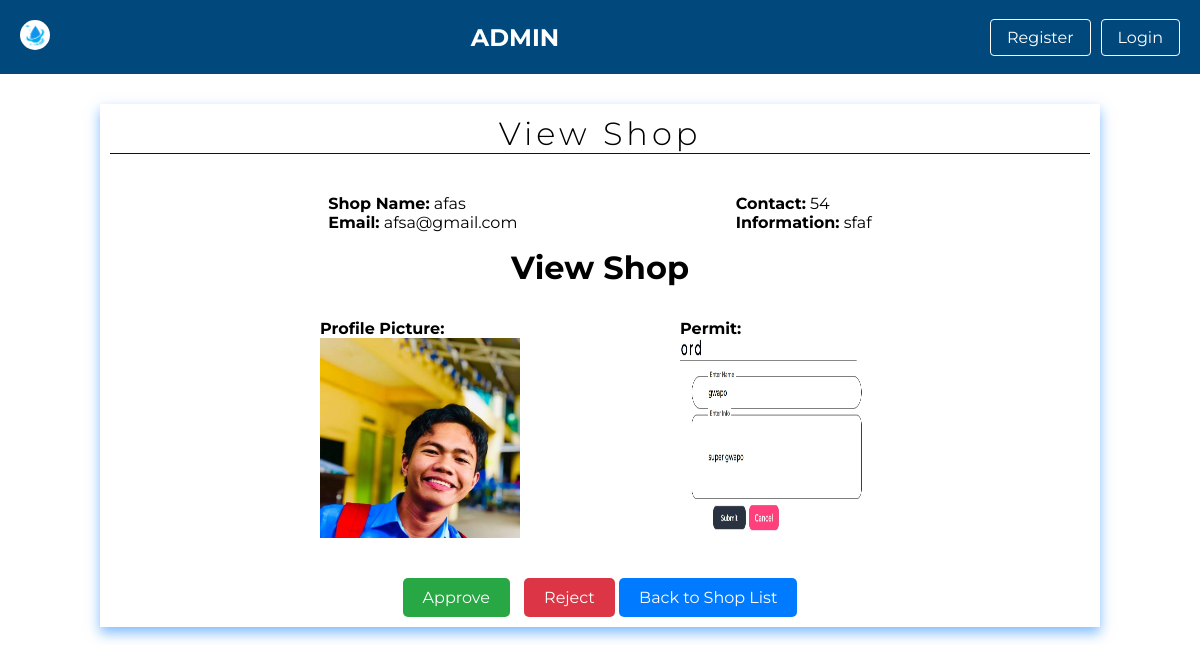
/Admin/ViewShop.php?id=2 (signed in), run on the app's committed database.
### tables this page shows
CREATE TABLE `shopinfo` (
  `id` int(11) NOT NULL,
  `name` varchar(50) NOT NULL,
  `profilePic` varchar(100) NOT NULL,
  `permit` varchar(100) NOT NULL,
  `address` varchar(100) NOT NULL,
  `email` varchar(255) NOT NULL,
  `contact` varchar(15) NOT NULL,
  `price` decimal(10,2) NOT NULL,
  `discount` decimal(10,2) NOT NULL,
  `deliveryFee` decimal(10,2) NOT NULL,
  `info` varchar(255) NOT NULL,
  `status` enum('pending','approved','rejected') DEFAULT 'pending',
  `notification` varchar(255) DEFAULT NULL,
  `seller_id` int(11) DEFAULT NULL
);

### Admin/ViewShop.php (the view, shortened to what this page needs)
<?php
require '../Include/connect.php';
if (isset($_GET['id']) && is_numeric($_GET['id'])) {
    $id = intval($_GET['id']);
    $query = "SELECT * FROM shopinfo WHERE id = ?";
    $stmt = $conn->prepare($query);
    $stmt->bind_param("i", $id);
    $stmt->execute();
    $result = $stmt->get_result();
    if ($result && $result->num_rows > 0) {
        $shop = $result->fetch_assoc();
    } else {
        echo "Shop not found.";
        exit();
    }
} else {
    echo "Invalid shop ID.";
    exit();
}
?>
<!DOCTYPE html>
<html lang="en">
<head>
    <link rel="stylesheet" href="https://cdnjs.cloudflare.com/ajax/libs/font-awesome/6.6.0/css/all.min.css">
    <link rel="stylesheet" href="../Css/ViewShop(2).css">
</head>
<body>
    <nav>
        <ul class="home-ul">
            <li class="logo"><a href="../FrontPage.php"><img src="../Image/Thirstdrop.png" alt="" height="30" width="30" class="logo"></a></li>
            <div class="nav-center">
                <li class="nav-links"><a href="#about">ADMIN</a></li>
            </div>
            <li class="nav-button"><a href="">Register</a></li>
            <li class="nav-button"><a href="">Login</a></li>
        </ul>
    </nav>
    <div class="content-container">
            <div class="site-title">
                <h1>View Shop</h1>
            </div>
        <div class="shop-info">
            <div class="shop-item">
            <p><strong>Shop Name:</strong> <?php echo htmlspecialchars($shop['name']); ?></p>
            <p><strong>Email:</strong> <?php echo htmlspecialchars($shop['email']); ?></p>
            </div>
            <div class="shop-item"><p><strong>Contact:</strong> <?php echo htmlspecialchars($shop['contact']); ?></p>
            <p><strong>Information:</strong> <?php echo !empty($shop['info']) ? htmlspecialchars($shop['info']) : 'No information available'; ?></p></div>
        </div>
        <div class="shop-images">
        <h1>View Shop</h1>
        <div class="img-container">
        <div class="img-item">
            <p><strong>Profile Picture:</strong></p>
            <img src="../Image/<?php echo htmlspecialchars($shop['profilePic']); ?>" alt="Profile Picture" width="200" height="200">
            </div>
            <div class="img-item"><p><strong>Permit:</strong></p>
            <img src="../Image/<?php echo htmlspecialchars($shop['permit']); ?>" alt="Permit Image" width="200" height="200"></div>
        </div>
        </div>
        <div class="form-button">
            <form method="post" style="display:inline;">
            <button type="submit" name="approve" class="approve-button">Approve</button>
            <button type="submit" name="reject" class="reject-button">Reject</button>
            <a href="ShopInfo.php" class="back-button">Back to Shop List</a>
        </form>
    </div>
</body>
</html>

### Css/ViewShop(2).css (style rules this page uses)
* { font-family: "Montserrat", sans-serif; margin: 0; margin: 0; padding: 0; box-sizing: border-box; }
nav { background-color: #01497c; padding: 20px; }
.home-ul { display: flex; align-items: center; justify-content: space-between; list-style: none; margin: 0; padding: 0; }
.logo { color: white; margin-right: auto; border-radius: 50%; }
.nav-center { display: flex; justify-content: center; flex-grow: 1; gap: 20px; }
.nav-button { margin-left: 10px; }
.nav-button a { color: white; text-decoration: none; padding: 8px 16px; border-radius: 4px; background-color: #01497c; border: thin solid white; transition: background-color 0.3s; }
.nav-links a { color: white; text-decoration: none; padding-bottom: 5px; position: relative; font-size: 1.5rem; font-weight: bold; }
.nav-links a::after { content: ""; position: absolute; left: 0; bottom: 0; height: 2px; width: 0; background-color: white; transition: width 0.3s; }
.content-container { display: flex; flex-direction: column; gap: 1em; box-shadow: 0 6px 12px rgba(0, 123, 255, 0.5); position: relative; z-index: 0; top: 30px; padding: 20px; max-width: 1000px; margin: 0 auto; overflow: hidden; transition: all 300ms ease-in-out; padding: 10px; }
.site-title { text-align: Left; border-bottom: 1px solid #111111; margin-bottom: 24px; }
.site-title h1 { font-weight: 300; letter-spacing: 4px; text-align: center; }
.shop-info { display: flex; justify-content: center; justify-content: space-evenly ; }
.shop-images { display: flex; flex-direction: column; align-items: center; gap: 2em; }
.img-container { display: flex; justify-content: center; justify-content: space-between; gap: 10em; }
.form-button { display: flex; justify-content: center; justify-content: space-around; }
button.approve-button, button.reject-button { padding: 10px 20px; border: none; border-radius: 5px; color: #fff; font-size: 1em; cursor: pointer; transition: background-color 0.3s ease; }
.approve-button { background-color: #28a745; margin-right: 10px; }
.reject-button { background-color: #dc3545; }
.back-button { display: inline-block; padding: 10px 20px; background-color: #007bff; color: #fff; border-radius: 5px; text-decoration: none; margin-top: 20px; transition: background-color 0.3s ease; }

### data on the page
shopinfo: name "afas", email "afsa@gmail.com", contact "54", info "sfaf", profilePic (picture), permit (picture)
